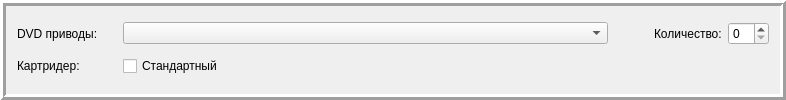
        <widget class="QFrame" name="frame_7">
         <property name="frameShape">
          <enum>QFrame::Box</enum>
         </property>
         <property name="frameShadow">
          <enum>QFrame::Raised</enum>
         </property>
         <property name="lineWidth">
          <number>3</number>
         </property>
         <layout class="QGridLayout" name="gridLayout_7">
          <item row="0" column="0">
           <layout class="QHBoxLayout" name="horizontalLayout_16">
            <item>
             <widget class="QLabel" name="label_42">
              <property name="minimumSize">
               <size>
                <width>100</width>
                <height>0</height>
               </size>
              </property>
              <property name="text">
               <string>DVD приводы: </string>
              </property>
             </widget>
            </item>
            <item>
             <widget class="QComboBox" name="comboBox_DVD">
              <property name="minimumSize">
               <size>
                <width>485</width>
                <height>0</height>
               </size>
              </property>
             </widget>
            </item>
            <item>
             <spacer name="horizontalSpacer_23">
              <property name="orientation">
               <enum>Qt::Horizontal</enum>
              </property>
              <property name="sizeHint" stdset="0">
               <size>
                <width>40</width>
                <height>20</height>
               </size>
              </property>
             </spacer>
            </item>
            <item>
             <widget class="QLabel" name="label_43">
              <property name="text">
               <string>Количество:</string>
              </property>
             </widget>
            </item>
            <item>
             <widget class="QSpinBox" name="spinBox_DVD"/>
            </item>
           </layout>
          </item>
          <item row="1" column="0">
           <layout class="QHBoxLayout" name="horizontalLayout_19">
            <item>
             <widget class="QLabel" name="label_54">
              <property name="minimumSize">
               <size>
                <width>100</width>
                <height>0</height>
               </size>
              </property>
              <property name="text">
               <string>Картридер: </string>
              </property>
             </widget>
            </item>
            <item>
             <widget class="QCheckBox" name="checkBox_Reader">
              <property name="text">
               <string>Стандартный</string>
              </property>
             </widget>
            </item>
            <item>
             <spacer name="horizontalSpacer_26">
              <property name="orientation">
               <enum>Qt::Horizontal</enum>
              </property>
              <property name="sizeHint" stdset="0">
               <size>
                <width>40</width>
                <height>20</height>
               </size>
              </property>
             </spacer>
            </item>
           </layout>
          </item>
         </layout>
        </widget>
